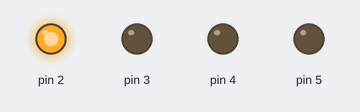
A sketch run on a simulated Arduino Uno, built with avr-gcc and run on an emulated ATmega328P. Parts: output pins drawn as LEDs (lit = HIGH).

Above: at 1.0 s.
At 3.0 s:
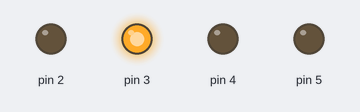
At 5.0 s:
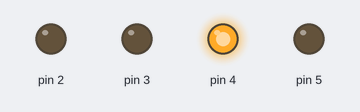
At 7.0 s:
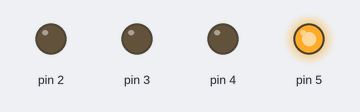
Timing chart, 0 to 10.4 s (numbered marks = the images above):
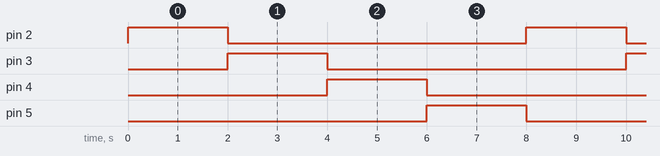

Measured:
- by itself, pin 2–5: alternates HIGH for 2.0 s and LOW for 6.0 s
- by itself, everything shown: repeats every 8.0 s, in 5 steps

The sketch:

l289-tetst.ino
```cpp
void setup() {
  pinMode(2, OUTPUT);
  pinMode(3, OUTPUT);
  pinMode(4, OUTPUT);
  pinMode(5, OUTPUT);
}

void loop() {

  // MOTOR A
  digitalWrite(2, HIGH);
  digitalWrite(3, LOW);
  delay(2000);

  digitalWrite(2, LOW);
  digitalWrite(3, HIGH);
  delay(2000);

  digitalWrite(2, LOW);
  digitalWrite(3, LOW);

  // MOTOR B
  digitalWrite(4, HIGH);
  digitalWrite(5, LOW);
  delay(2000);

  digitalWrite(4, LOW);
  digitalWrite(5, HIGH);
  delay(2000);

  digitalWrite(4, LOW);
  digitalWrite(5, LOW);
}
```
